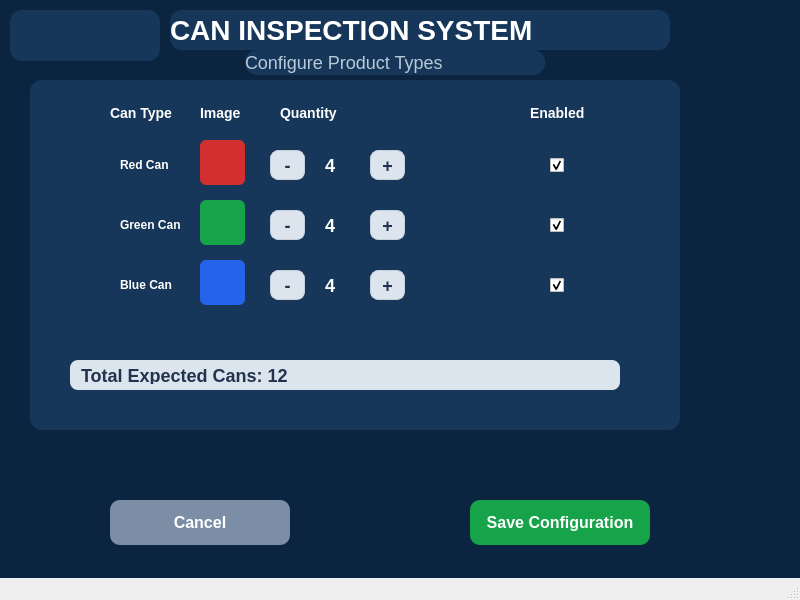
<?xml version="1.0" encoding="UTF-8"?>
<ui version="4.0">
 <class>MainWindow</class>
 <widget class="QMainWindow" name="MainWindow">
  <property name="geometry">
   <rect>
    <x>0</x>
    <y>0</y>
    <width>800</width>
    <height>600</height>
   </rect>
  </property>
  <property name="windowTitle">
   <string>Configure Batch</string>
  </property>
  <widget class="QWidget" name="centralwidget">
   <property name="styleSheet">
    <string notr="true">
QWidget#centralwidget {
    background-color: #0B2540;
}
QLabel {
    color: white;
    background: transparent;
}
QFrame {
    background-color: #163759;
    border-radius: 12px;
}
    </string>
   </property>
   <widget class="QLabel" name="yardsLogoLabel">
    <property name="geometry">
     <rect>
      <x>10</x>
      <y>10</y>
      <width>150</width>
      <height>51</height>
     </rect>
    </property>
    <property name="text">
     <string/>
    </property>
    <property name="pixmap">
     <pixmap>yards_logo.png</pixmap>
    </property>
    <property name="scaledContents">
     <bool>true</bool>
    </property>
   </widget>
   <widget class="QLabel" name="titleLabel">
    <property name="geometry">
     <rect>
      <x>170</x>
      <y>10</y>
      <width>500</width>
      <height>40</height>
     </rect>
    </property>
    <property name="styleSheet">
     <string notr="true">
font-size:28px;
font-weight:bold;
color:white;
     </string>
    </property>
    <property name="text">
     <string>CAN INSPECTION SYSTEM</string>
    </property>
   </widget>
   <widget class="QLabel" name="subtitleLabel">
    <property name="geometry">
     <rect>
      <x>245</x>
      <y>50</y>
      <width>300</width>
      <height>25</height>
     </rect>
    </property>
    <property name="styleSheet">
     <string notr="true">
font-size:18px;
color:#B8C9D9;
     </string>
    </property>
    <property name="text">
     <string>Configure Product Types</string>
    </property>
   </widget>
   <widget class="QFrame" name="ConfigurationPanel">
    <property name="geometry">
     <rect>
      <x>30</x>
      <y>80</y>
      <width>650</width>
      <height>350</height>
     </rect>
    </property>
    <widget class="QLabel" name="headerType">
     <property name="geometry">
      <rect>
       <x>80</x>
       <y>20</y>
       <width>120</width>
       <height>25</height>
      </rect>
     </property>
     <property name="styleSheet">
      <string notr="true">
    font-size:14px;
    font-weight:bold;
    color:white;
     </string>
     </property>
     <property name="text">
      <string>Can Type</string>
     </property>
    </widget>
    <widget class="QLabel" name="headerImage">
     <property name="geometry">
      <rect>
       <x>2200</x>
       <y>20</y>
       <width>80</width>
       <height>25</height>
      </rect>
     </property>
     <property name="styleSheet">
      <string notr="true">
     font-size:14px;
    font-weight:bold;
    color:white;
     </string>
     </property>
     <property name="text">
      <string>Image</string>
     </property>
    </widget>
    <widget class="QLabel" name="headerQty">
     <property name="geometry">
      <rect>
       <x>250</x>
       <y>20</y>
       <width>120</width>
       <height>25</height>
      </rect>
     </property>
     <property name="styleSheet">
      <string notr="true">
     font-size:14px;
    font-weight:bold;
    color:white;
     </string>
     </property>
     <property name="text">
      <string>Quantity</string>
     </property>
    </widget>
    <widget class="QLabel" name="headerEnabled">
     <property name="geometry">
      <rect>
       <x>500</x>
       <y>20</y>
       <width>100</width>
       <height>25</height>
      </rect>
     </property>
     <property name="styleSheet">
      <string notr="true">
     font-size:14px;
    font-weight:bold;
    color:white;
     </string>
     </property>
     <property name="text">
      <string>Enabled</string>
     </property>
    </widget>
    <widget class="QLabel" name="redLabel">
     <property name="geometry">
      <rect>
       <x>90</x>
       <y>70</y>
       <width>51</width>
       <height>30</height>
      </rect>
     </property>
     <property name="styleSheet">
      <string notr="true">
    font-size:12px;
    font-weight:bold;
    color:white;
     </string>
     </property>
     <property name="text">
      <string>Red Can</string>
     </property>
    </widget>
    <widget class="QLabel" name="redCanImage">
     <property name="geometry">
      <rect>
       <x>170</x>
       <y>60</y>
       <width>45</width>
       <height>45</height>
      </rect>
     </property>
     <property name="styleSheet">
      <string notr="true">
    background-color:#D32F2F;
    border-radius:6px;
      </string>
     </property>
     <property name="text">
      <string/>
     </property>
    </widget>
    <widget class="QPushButton" name="redMinusButton">
     <property name="geometry">
      <rect>
       <x>240</x>
       <y>70</y>
       <width>35</width>
       <height>30</height>
      </rect>
     </property>
     <property name="styleSheet">
      <string notr="true">
    QPushButton {
     background-color:#DCE4EE;
     color:#23334D;
     border-radius:8px;
     border:1px solid #C5D0DD;
     font-size:18px;
     font-weight:bold;
     }
     </string>
     </property>
     <property name="text">
      <string>-</string>
     </property>
    </widget>
    <widget class="QLabel" name="redQtyLabel">
     <property name="geometry">
      <rect>
       <x>295</x>
       <y>70</y>
       <width>25</width>
       <height>30</height>
      </rect>
     </property>
     <property name="styleSheet">
      <string notr="true">
    font-size:18px;
    font-weight:bold;
    color:white;
     </string>
     </property>
     <property name="text">
      <string>4</string>
     </property>
    </widget>
    <widget class="QPushButton" name="redPlusButton">
     <property name="geometry">
      <rect>
       <x>340</x>
       <y>70</y>
       <width>35</width>
       <height>30</height>
      </rect>
     </property>
     <property name="styleSheet">
      <string notr="true">
    QPushButton {
     background-color:#DCE4EE;
     color:#23334D;
     border-radius:8px;
     border:1px solid #C5D0DD;
     font-size:18px;
     font-weight:bold;
     }
     </string>
     </property>
     <property name="text">
      <string>+</string>
     </property>
    </widget>
    <widget class="QCheckBox" name="redEnabled">
     <property name="geometry">
      <rect>
       <x>520</x>
       <y>75</y>
       <width>20</width>
       <height>20</height>
      </rect>
     </property>
     <property name="checked">
      <bool>true</bool>
     </property>
    </widget>
    <widget class="QLabel" name="greenLabel">
     <property name="geometry">
      <rect>
       <x>90</x>
       <y>130</y>
       <width>71</width>
       <height>30</height>
      </rect>
     </property>
     <property name="styleSheet">
      <string notr="true">
     font-size:12px;
    font-weight:bold;
    color:white;
     </string>
     </property>
     <property name="text">
      <string>Green Can</string>
     </property>
    </widget>
    <widget class="QLabel" name="greenCanImage">
     <property name="geometry">
      <rect>
       <x>170</x>
       <y>120</y>
       <width>45</width>
       <height>45</height>
      </rect>
     </property>
     <property name="styleSheet">
      <string notr="true">
    background-color:#16A34A;
    border-radius:6px;
      </string>
     </property>
     <property name="text">
      <string/>
     </property>
    </widget>
    <widget class="QPushButton" name="greenMinusButton">
     <property name="geometry">
      <rect>
       <x>240</x>
       <y>130</y>
       <width>35</width>
       <height>30</height>
      </rect>
     </property>
     <property name="styleSheet">
      <string notr="true">
    QPushButton {
     background-color:#DCE4EE;
     color:#23334D;
     border-radius:8px;
     border:1px solid #C5D0DD;
     font-size:18px;
     font-weight:bold;
     }
     </string>
     </property>
     <property name="text">
      <string>-</string>
     </property>
    </widget>
    <widget class="QLabel" name="greenQtyLabel">
     <property name="geometry">
      <rect>
       <x>295</x>
       <y>130</y>
       <width>25</width>
       <height>30</height>
      </rect>
     </property>
     <property name="styleSheet">
      <string notr="true">
    font-size:18px;
    font-weight:bold;
    color:white;
     </string>
     </property>
     <property name="text">
      <string>4</string>
     </property>
    </widget>
    <widget class="QPushButton" name="greenPlusButton">
     <property name="geometry">
      <rect>
       <x>340</x>
       <y>130</y>
       <width>35</width>
       <height>30</height>
      </rect>
     </property>
     <property name="styleSheet">
      <string notr="true">
    QPushButton {
     background-color:#DCE4EE;
     color:#23334D;
     border-radius:8px;
     border:1px solid #C5D0DD;
     font-size:18px;
     font-weight:bold;
     }
     </string>
     </property>
     <property name="text">
      <string>+</string>
     </property>
    </widget>
    <widget class="QCheckBox" name="greenEnabled">
     <property name="geometry">
      <rect>
       <x>520</x>
       <y>135</y>
       <width>20</width>
       <height>20</height>
      </rect>
     </property>
     <property name="checked">
      <bool>true</bool>
     </property>
    </widget>
    <widget class="QLabel" name="blueLabel">
     <property name="geometry">
      <rect>
       <x>90</x>
       <y>190</y>
       <width>61</width>
       <height>30</height>
      </rect>
     </property>
     <property name="styleSheet">
      <string notr="true">
     font-size:12px;
    font-weight:bold;
    color:white;
     </string>
     </property>
     <property name="text">
      <string>Blue Can</string>
     </property>
    </widget>
    <widget class="QLabel" name="blueCanImage">
     <property name="geometry">
      <rect>
       <x>170</x>
       <y>180</y>
       <width>45</width>
       <height>45</height>
      </rect>
     </property>
     <property name="styleSheet">
      <string notr="true">
    background-color:#2563EB;
    border-radius:6px;
      </string>
     </property>
     <property name="text">
      <string/>
     </property>
    </widget>
    <widget class="QPushButton" name="blueMinusButton">
     <property name="geometry">
      <rect>
       <x>240</x>
       <y>190</y>
       <width>35</width>
       <height>30</height>
      </rect>
     </property>
     <property name="styleSheet">
      <string notr="true">
    QPushButton {
     background-color:#DCE4EE;
     color:#23334D;
     border-radius:8px;
     border:1px solid #C5D0DD;
     font-size:18px;
     font-weight:bold;
     }
     </string>
     </property>
     <property name="text">
      <string>-</string>
     </property>
    </widget>
    <widget class="QLabel" name="blueQtyLabel">
     <property name="geometry">
      <rect>
       <x>295</x>
       <y>190</y>
       <width>25</width>
       <height>30</height>
      </rect>
     </property>
     <property name="styleSheet">
      <string notr="true">
    font-size:18px;
    font-weight:bold;
    color:white;
     </string>
     </property>
     <property name="text">
      <string>4</string>
     </property>
    </widget>
    <widget class="QPushButton" name="bluePlusButton">
     <property name="geometry">
      <rect>
       <x>340</x>
       <y>190</y>
       <width>35</width>
       <height>30</height>
      </rect>
     </property>
     <property name="styleSheet">
      <string notr="true">
    QPushButton {
     background-color:#DCE4EE;
     color:#23334D;
     border-radius:8px;
     border:1px solid #C5D0DD;
     font-size:18px;
     font-weight:bold;
     }
     </string>
     </property>
     <property name="text">
      <string>+</string>
     </property>
    </widget>
    <widget class="QCheckBox" name="blueEnabled">
     <property name="geometry">
      <rect>
       <x>520</x>
       <y>195</y>
       <width>20</width>
       <height>20</height>
      </rect>
     </property>
     <property name="checked">
      <bool>true</bool>
     </property>
    </widget>
    <widget class="QLabel" name="totalLabel">
     <property name="geometry">
      <rect>
       <x>40</x>
       <y>280</y>
       <width>550</width>
       <height>30</height>
      </rect>
     </property>
     <property name="styleSheet">
      <string notr="true">
    background-color:#DCE4EE;
    color:#23334D;
    font-size:18px;
    font-weight:bold;
    padding:6px;
    border-radius:8px;
     </string>
     </property>
     <property name="text">
      <string>Total Expected Cans: 12</string>
     </property>
    </widget>
    <widget class="QLabel" name="headerType_2">
     <property name="geometry">
      <rect>
       <x>170</x>
       <y>20</y>
       <width>61</width>
       <height>25</height>
      </rect>
     </property>
     <property name="styleSheet">
      <string notr="true">
    font-size:14px;
    font-weight:bold;
    color:white;
     </string>
     </property>
     <property name="text">
      <string>Image</string>
     </property>
    </widget>
   </widget>
   <widget class="QPushButton" name="cancelButton">
    <property name="geometry">
     <rect>
      <x>110</x>
      <y>500</y>
      <width>180</width>
      <height>45</height>
     </rect>
    </property>
    <property name="styleSheet">
     <string notr="true">
   QPushButton{
    background-color:#7C8EA5;
    color:white;
    border-radius:10px;
    font-size:16px;
    font-weight:bold;
   }
    </string>
    </property>
    <property name="text">
     <string>Cancel</string>
    </property>
   </widget>
   <widget class="QPushButton" name="saveButton">
    <property name="geometry">
     <rect>
      <x>470</x>
      <y>500</y>
      <width>180</width>
      <height>45</height>
     </rect>
    </property>
    <property name="styleSheet">
     <string notr="true">
   QPushButton{
    background-color:#16A34A;
    color:white;
    border-radius:10px;
    font-size:16px;
    font-weight:bold;
   }
    </string>
    </property>
    <property name="text">
     <string>Save Configuration</string>
    </property>
   </widget>
  </widget>
  <widget class="QMenuBar" name="menubar">
   <property name="geometry">
    <rect>
     <x>0</x>
     <y>0</y>
     <width>800</width>
     <height>18</height>
    </rect>
   </property>
  </widget>
  <widget class="QStatusBar" name="statusbar"/>
 </widget>
 <resources/>
 <connections/>
</ui>
